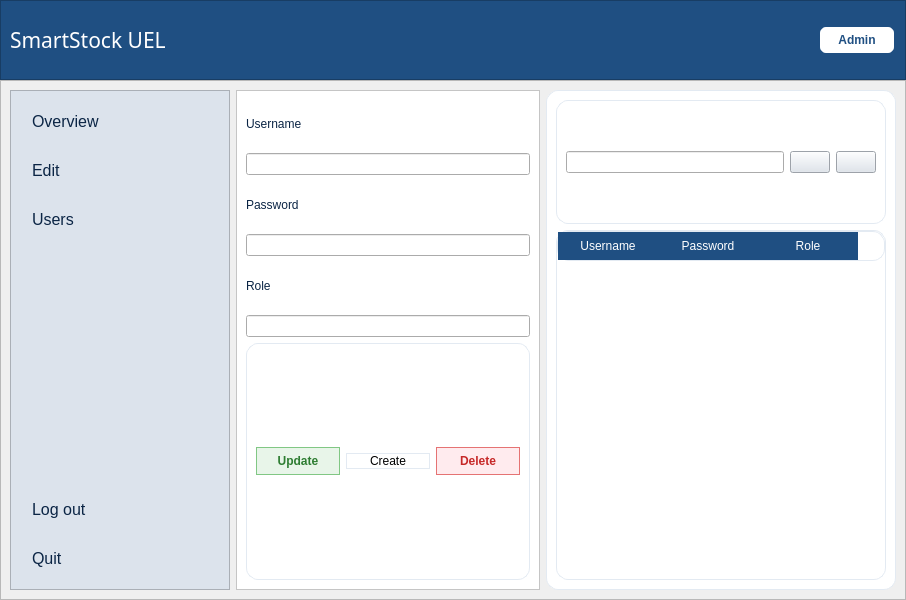
<?xml version="1.0" encoding="UTF-8"?>
<ui version="4.0">
 <class>MainWindow</class>
 <widget class="QMainWindow" name="MainWindow">
  <property name="geometry">
   <rect>
    <x>0</x>
    <y>0</y>
    <width>906</width>
    <height>600</height>
   </rect>
  </property>
  <property name="minimumSize">
   <size>
    <width>800</width>
    <height>0</height>
   </size>
  </property>
  <property name="windowTitle">
   <string>MainWindow</string>
  </property>
  <widget class="QWidget" name="centralwidget">
   <layout class="QVBoxLayout" name="verticalLayout_2">
    <property name="spacing">
     <number>0</number>
    </property>
    <property name="leftMargin">
     <number>0</number>
    </property>
    <property name="topMargin">
     <number>0</number>
    </property>
    <property name="rightMargin">
     <number>0</number>
    </property>
    <property name="bottomMargin">
     <number>0</number>
    </property>
    <item>
     <layout class="QVBoxLayout" name="verticalLayout">
      <item>
       <widget class="QFrame" name="frame">
        <property name="minimumSize">
         <size>
          <width>0</width>
          <height>80</height>
         </size>
        </property>
        <property name="maximumSize">
         <size>
          <width>16777215</width>
          <height>80</height>
         </size>
        </property>
        <property name="styleSheet">
         <string notr="true">background-color: #1f4f82;</string>
        </property>
        <property name="frameShape">
         <enum>QFrame::StyledPanel</enum>
        </property>
        <property name="frameShadow">
         <enum>QFrame::Raised</enum>
        </property>
        <layout class="QHBoxLayout" name="horizontalLayout_2">
         <item>
          <layout class="QHBoxLayout" name="horizontalLayout">
           <item>
            <widget class="QLabel" name="label_3">
             <property name="font">
              <font>
               <family>Baskerville Old Face</family>
               <pointsize>16</pointsize>
              </font>
             </property>
             <property name="styleSheet">
              <string notr="true">color: rgb(255, 255, 255);</string>
             </property>
             <property name="text">
              <string>SmartStock UEL</string>
             </property>
             <property name="alignment">
              <set>Qt::AlignLeading|Qt::AlignLeft|Qt::AlignVCenter</set>
             </property>
            </widget>
           </item>
          </layout>
         </item>
         <item>
          <spacer name="horizontalSpacer">
           <property name="orientation">
            <enum>Qt::Horizontal</enum>
           </property>
           <property name="sizeHint" stdset="0">
            <size>
             <width>40</width>
             <height>20</height>
            </size>
           </property>
          </spacer>
         </item>
         <item>
          <widget class="QPushButton" name="pushButtonAdmin">
           <property name="styleSheet">
            <string notr="true">QPushButton {
    background-color: white;
    color: #1F4F82;
    border: 1.5px solid #1F4F82;
    border-radius: 8px;
    padding: 6px 18px;
    font-weight: 600;
}

QPushButton:hover {
    background-color: #1F4F82;
    color: white;
}

QPushButton:pressed {
    background-color: #163B63;
    color: white;
}</string>
           </property>
           <property name="text">
            <string>Admin</string>
           </property>
           <property name="icon">
            <iconset>
             <normaloff>../img/admin.png</normaloff>../img/admin.png</iconset>
           </property>
          </widget>
         </item>
        </layout>
       </widget>
      </item>
      <item>
       <widget class="QFrame" name="frame_2">
        <property name="frameShape">
         <enum>QFrame::StyledPanel</enum>
        </property>
        <property name="frameShadow">
         <enum>QFrame::Raised</enum>
        </property>
        <layout class="QHBoxLayout" name="horizontalLayout_4">
         <item>
          <layout class="QHBoxLayout" name="horizontalLayout_3">
           <item>
            <widget class="QFrame" name="frame_3">
             <property name="minimumSize">
              <size>
               <width>220</width>
               <height>0</height>
              </size>
             </property>
             <property name="maximumSize">
              <size>
               <width>220</width>
               <height>16777215</height>
              </size>
             </property>
             <property name="styleSheet">
              <string notr="true">QFrame {
    background-color: #DCE3EC;
}

QPushButton {
    background-color: transparent;
    color: white;
    border: none;
    text-align: left;
    padding: 12px 20px;
    font-size: 14px;
}

QPushButton:hover {
    background-color: #1565C0;
    border-radius: 8px;
}

QPushButton:checked {
    background-color: #1E88E5;
    border-radius: 8px;
}</string>
             </property>
             <property name="frameShape">
              <enum>QFrame::StyledPanel</enum>
             </property>
             <property name="frameShadow">
              <enum>QFrame::Raised</enum>
             </property>
             <layout class="QVBoxLayout" name="verticalLayout_3">
              <item>
               <layout class="QVBoxLayout" name="verticalLayout_4">
                <item>
                 <widget class="QPushButton" name="pushButtonOverview">
                  <property name="styleSheet">
                   <string notr="true">QPushButton {
    background-color: transparent;
    color:#0B2545;
    text-align: left;
    padding: 12px;
    font-size: 16px;
    border: none}
QPushButton:hover {background-color: rgba(255,255,255,0.2)}</string>
                  </property>
                  <property name="text">
                   <string>Overview</string>
                  </property>
                  <property name="icon">
                   <iconset>
                    <normaloff>../img/overview.png</normaloff>../img/overview.png</iconset>
                  </property>
                 </widget>
                </item>
                <item>
                 <widget class="QPushButton" name="pushButtonEdit">
                  <property name="styleSheet">
                   <string notr="true">QPushButton {
    background-color: transparent;
    color: #0B2545;
    text-align: left;
    padding: 12px;
    font-size: 16px;
    border: none}
QPushButton:hover {background-color: rgba(255,255,255,0.2)}</string>
                  </property>
                  <property name="text">
                   <string>Edit</string>
                  </property>
                  <property name="icon">
                   <iconset>
                    <normaloff>../img/edit.png</normaloff>../img/edit.png</iconset>
                  </property>
                 </widget>
                </item>
                <item>
                 <widget class="QPushButton" name="pushButtonUsers">
                  <property name="styleSheet">
                   <string notr="true">QPushButton {
    background-color: transparent;
    color: #0B2545;
    text-align: left;
    padding: 12px;
    font-size: 16px;
    border: none}
QPushButton:hover {background-color: rgba(255,255,255,0.2)}</string>
                  </property>
                  <property name="text">
                   <string>Users</string>
                  </property>
                  <property name="icon">
                   <iconset>
                    <normaloff>../img/users.png</normaloff>../img/users.png</iconset>
                  </property>
                 </widget>
                </item>
                <item>
                 <spacer name="verticalSpacer">
                  <property name="orientation">
                   <enum>Qt::Vertical</enum>
                  </property>
                  <property name="sizeHint" stdset="0">
                   <size>
                    <width>20</width>
                    <height>40</height>
                   </size>
                  </property>
                 </spacer>
                </item>
                <item>
                 <widget class="QPushButton" name="pushButtonLogOut">
                  <property name="styleSheet">
                   <string notr="true">QPushButton {
    background-color: transparent;
    color: #0B2545;
    text-align: left;
    padding: 12px;
    font-size: 16px;
    border: none}
QPushButton:hover {background-color: rgba(255,255,255,0.2)}</string>
                  </property>
                  <property name="text">
                   <string>Log out</string>
                  </property>
                  <property name="icon">
                   <iconset>
                    <normaloff>../img/log out.png</normaloff>../img/log out.png</iconset>
                  </property>
                 </widget>
                </item>
                <item>
                 <widget class="QPushButton" name="pushButtonQuit">
                  <property name="styleSheet">
                   <string notr="true">QPushButton {
    background-color: transparent;
    color: #0B2545;
    text-align: left;
    padding: 12px;
    font-size: 16px;
    border: none}
QPushButton:hover {background-color: rgba(255,255,255,0.2)}</string>
                  </property>
                  <property name="text">
                   <string>Quit</string>
                  </property>
                  <property name="icon">
                   <iconset>
                    <normaloff>../img/quit.png</normaloff>../img/quit.png</iconset>
                  </property>
                 </widget>
                </item>
               </layout>
              </item>
             </layout>
            </widget>
           </item>
           <item>
            <widget class="QFrame" name="frame_5">
             <property name="styleSheet">
              <string notr="true">
QFrame {
    background-color: white;
}</string>
             </property>
             <property name="frameShape">
              <enum>QFrame::StyledPanel</enum>
             </property>
             <property name="frameShadow">
              <enum>QFrame::Raised</enum>
             </property>
             <layout class="QVBoxLayout" name="verticalLayout_10">
              <item>
               <layout class="QVBoxLayout" name="verticalLayout_9">
                <item>
                 <layout class="QVBoxLayout" name="verticalLayout_11">
                  <item>
                   <widget class="QLabel" name="roomIDLabel">
                    <property name="styleSheet">
                     <string notr="true">color: #0B2545</string>
                    </property>
                    <property name="text">
                     <string>Username</string>
                    </property>
                   </widget>
                  </item>
                  <item>
                   <widget class="QLineEdit" name="LineEditUsername"/>
                  </item>
                  <item>
                   <widget class="QLabel" name="roomTypeLabel">
                    <property name="styleSheet">
                     <string notr="true">    color: #0B2545;</string>
                    </property>
                    <property name="text">
                     <string>Password</string>
                    </property>
                   </widget>
                  </item>
                  <item>
                   <widget class="QLineEdit" name="LineEditPassword"/>
                  </item>
                  <item>
                   <widget class="QLabel" name="statusLabel">
                    <property name="styleSheet">
                     <string notr="true">    color: #0B2545;</string>
                    </property>
                    <property name="text">
                     <string>Role</string>
                    </property>
                   </widget>
                  </item>
                  <item>
                   <widget class="QLineEdit" name="LineEditRole"/>
                  </item>
                 </layout>
                </item>
                <item>
                 <widget class="QFrame" name="frame_7">
                  <property name="styleSheet">
                   <string notr="true">
    border-radius: 12px;
    border: 1px solid #E3EAF2;</string>
                  </property>
                  <property name="frameShape">
                   <enum>QFrame::StyledPanel</enum>
                  </property>
                  <property name="frameShadow">
                   <enum>QFrame::Raised</enum>
                  </property>
                  <layout class="QHBoxLayout" name="horizontalLayout_8">
                   <item>
                    <layout class="QHBoxLayout" name="horizontalLayout_7">
                     <item>
                      <widget class="QPushButton" name="pushButtonUpdate">
                       <property name="styleSheet">
                        <string notr="true">QPushButton {
    background-color: #E8F5E9;     
    border: 1px solid #81C784;
    border-radius: 15px;
    padding: 6px 15px;
    color: #2E7D32;
    font-weight: 500;
}

QPushButton:checked {
    background-color: #66BB6A;
    color: white;
}

QPushButton:hover {
    background-color: #4CAF50;
    color: white;
}</string>
                       </property>
                       <property name="text">
                        <string>Update</string>
                       </property>
                       <property name="icon">
                        <iconset>
                         <normaloff>../img/update.png</normaloff>../img/update.png</iconset>
                       </property>
                      </widget>
                     </item>
                     <item>
                      <widget class="QPushButton" name="pushButtonCreate">
                       <property name="styleSheet">
                        <string notr="true">QPushButton {
    background-color: #E3F2FD;
    border: 1px solid #1565C0;
    border-radius: 15px;
    padding: 6px 15px;
    color: #0D47A1;
    font-weight: 500;
}

QPushButton:checked {
    background-color: #1565C0;
    color: white;
}

QPushButton:hover {
    background-color: #1E88E5;
    color: white;
}.</string>
                       </property>
                       <property name="text">
                        <string>Create</string>
                       </property>
                       <property name="icon">
                        <iconset>
                         <normaloff>../img/create.png</normaloff>../img/create.png</iconset>
                       </property>
                      </widget>
                     </item>
                     <item>
                      <widget class="QPushButton" name="pushButtonDelete">
                       <property name="styleSheet">
                        <string notr="true">QPushButton {
    background-color: #FFEBEE;
    border: 1px solid #E57373;
    border-radius: 15px;
    padding: 6px 15px;
    color: #C62828;
    font-weight: 500;
}

QPushButton:checked {
    background-color: #E57373;
    color: white;
}

QPushButton:hover {
    background-color: #EF5350;
    color: white;
}</string>
                       </property>
                       <property name="text">
                        <string>Delete</string>
                       </property>
                       <property name="icon">
                        <iconset>
                         <normaloff>../img/delete.png</normaloff>../img/delete.png</iconset>
                       </property>
                      </widget>
                     </item>
                    </layout>
                   </item>
                  </layout>
                 </widget>
                </item>
               </layout>
              </item>
             </layout>
            </widget>
           </item>
           <item>
            <widget class="QFrame" name="frame_4">
             <property name="minimumSize">
              <size>
               <width>350</width>
               <height>0</height>
              </size>
             </property>
             <property name="maximumSize">
              <size>
               <width>350</width>
               <height>16777215</height>
              </size>
             </property>
             <property name="styleSheet">
              <string notr="true">
QFrame {
    background-color: white;
    border-radius: 12px;
    border: 1px solid #E3EAF2;
}</string>
             </property>
             <property name="frameShape">
              <enum>QFrame::StyledPanel</enum>
             </property>
             <property name="frameShadow">
              <enum>QFrame::Raised</enum>
             </property>
             <layout class="QVBoxLayout" name="verticalLayout_6">
              <item>
               <layout class="QVBoxLayout" name="verticalLayout_5">
                <item>
                 <widget class="QFrame" name="frame_6">
                  <property name="frameShape">
                   <enum>QFrame::StyledPanel</enum>
                  </property>
                  <property name="frameShadow">
                   <enum>QFrame::Raised</enum>
                  </property>
                  <layout class="QHBoxLayout" name="horizontalLayout_6">
                   <item>
                    <layout class="QHBoxLayout" name="horizontalLayout_5">
                     <item>
                      <widget class="QLineEdit" name="lineEdit"/>
                     </item>
                     <item>
                      <widget class="QPushButton" name="pushButtonSearch">
                       <property name="styleSheet">
                        <string notr="true">background-color: #DCE3EC;</string>
                       </property>
                       <property name="text">
                        <string/>
                       </property>
                       <property name="icon">
                        <iconset>
                         <normaloff>../img/search (1).png</normaloff>../img/search (1).png</iconset>
                       </property>
                      </widget>
                     </item>
                     <item>
                      <widget class="QPushButton" name="pushButtonReload">
                       <property name="styleSheet">
                        <string notr="true">background-color: #DCE3EC;</string>
                       </property>
                       <property name="text">
                        <string/>
                       </property>
                       <property name="icon">
                        <iconset>
                         <normaloff>../img/reload.png</normaloff>../img/reload.png</iconset>
                       </property>
                      </widget>
                     </item>
                    </layout>
                   </item>
                  </layout>
                 </widget>
                </item>
                <item>
                 <widget class="QTableWidget" name="tableWidget">
                  <property name="maximumSize">
                   <size>
                    <width>16777215</width>
                    <height>350</height>
                   </size>
                  </property>
                  <property name="styleSheet">
                   <string notr="true">QTableWidget {
    background-color: white;
    border: 1px solid #E3EAF2;
}

QHeaderView::section {
    background-color: #1F4F82;
    color: white;
    padding: 6px;
    border: none;
}</string>
                  </property>
                  <column>
                   <property name="text">
                    <string>Username</string>
                   </property>
                  </column>
                  <column>
                   <property name="text">
                    <string>Password</string>
                   </property>
                  </column>
                  <column>
                   <property name="text">
                    <string>Role</string>
                   </property>
                  </column>
                 </widget>
                </item>
               </layout>
              </item>
             </layout>
            </widget>
           </item>
          </layout>
         </item>
        </layout>
       </widget>
      </item>
     </layout>
    </item>
   </layout>
  </widget>
 </widget>
 <resources/>
 <connections/>
</ui>
